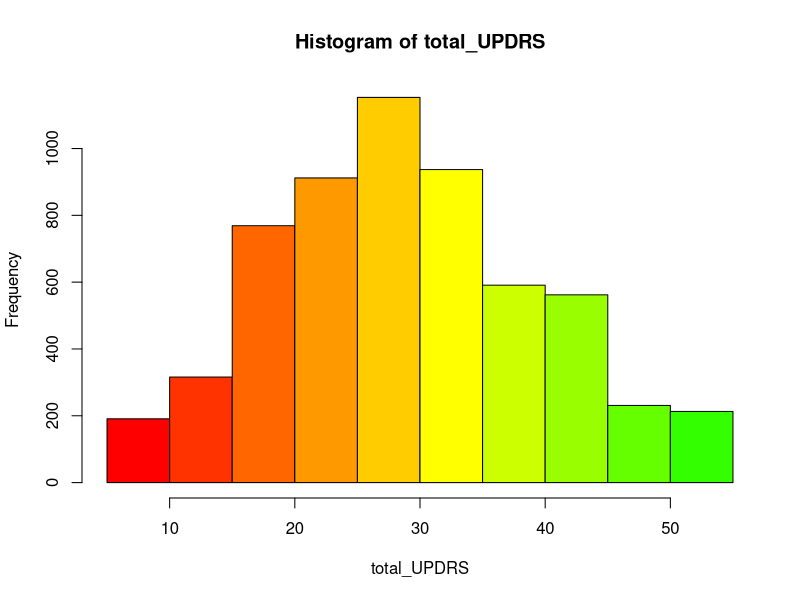
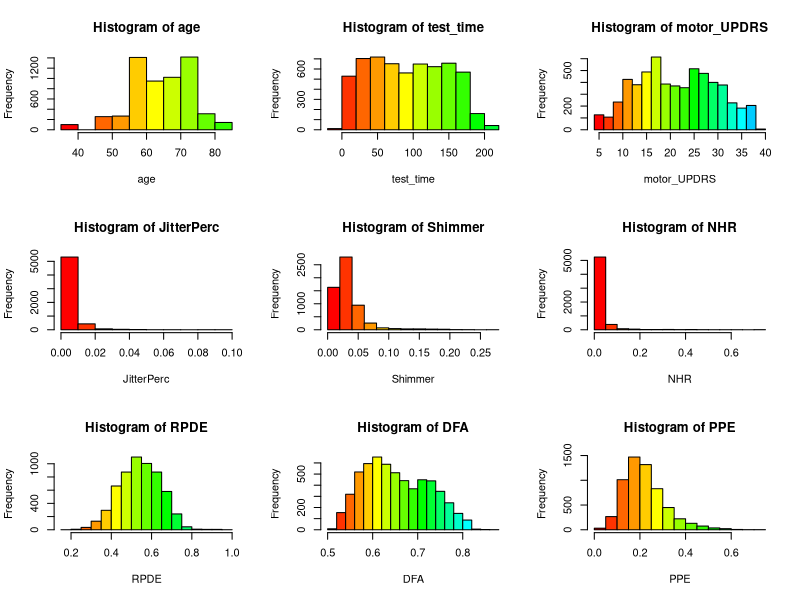
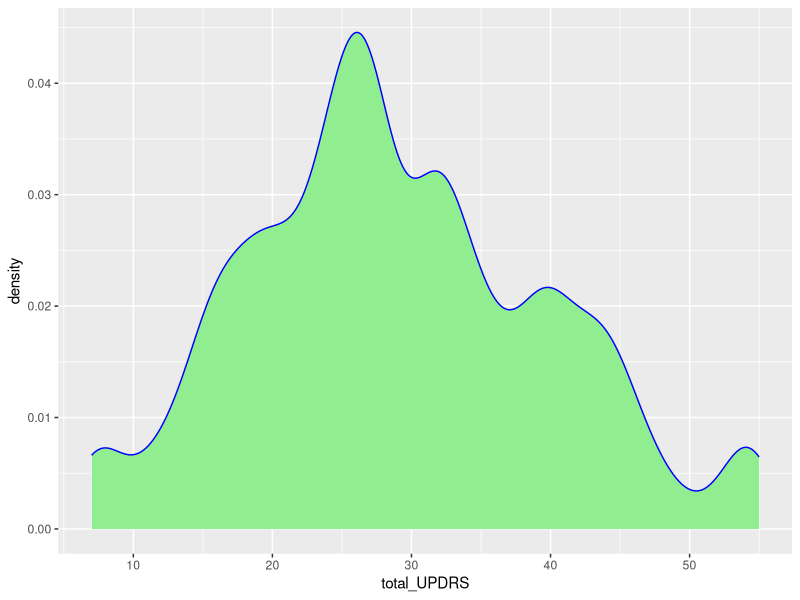
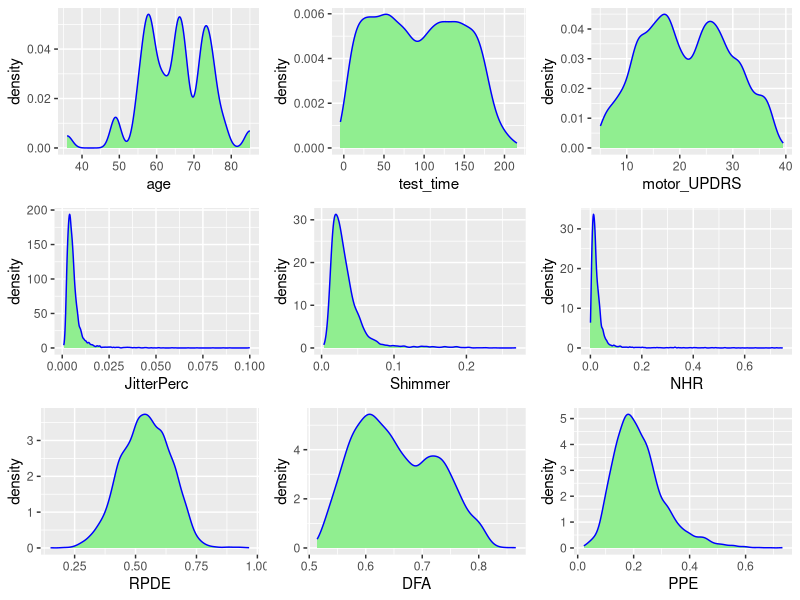
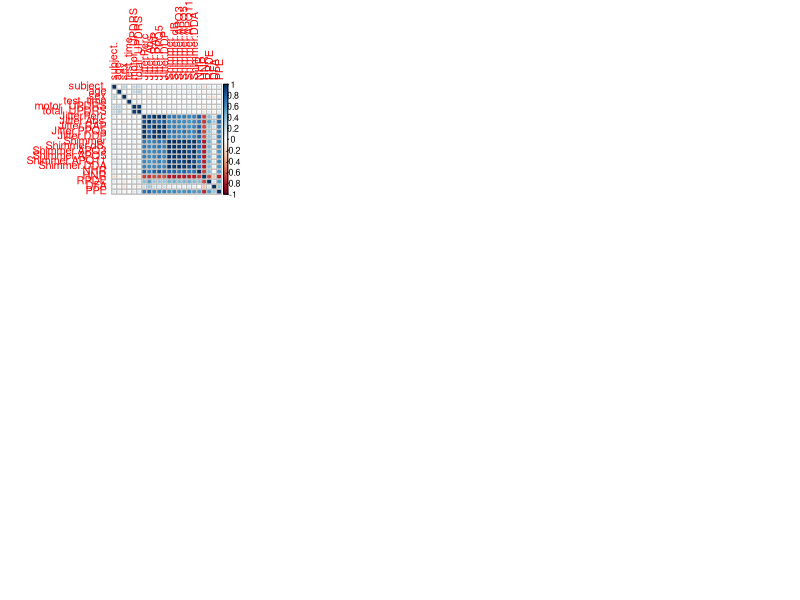

These charts were generated, in order, by the following R code:
## ---- chunk 1
knitr::opts_chunk$set(echo = TRUE)
## ---- chunk 2
library(tidyverse)
library(corrplot)
library(matrixcalc)
library(ggplot2)
library(ggpubr)
dataSet<-read.csv('parkinsons_updrs.csv',header = TRUE)
dataSet<-as_tibble(dataSet)
## ---- chunk 3
apply(dataSet, 2, function(x) any(is.na(x)))
## ---- chunk 4
summary(dataSet)
## ---- chunk 5
gg_b <- ggplot_build(
  ggplot() + geom_histogram(aes(x = dataSet$total_UPDRS))
)
hist(dataSet$total_UPDRS, xlab="total_UPDRS",main="Histogram of total_UPDRS", col = rainbow(dim(gg_b$data[[1]])[1]))
## ---- chunk 6
par(mfrow = c(3,3))
hist(dataSet$age, xlab="age",main="Histogram of age", col = rainbow(dim(gg_b$data[[1]])[1]))
hist(dataSet$test_time, xlab="test_time",main="Histogram of test_time", col = rainbow(dim(gg_b$data[[1]])[1]))
hist(dataSet$motor_UPDRS, xlab="motor_UPDRS",main="Histogram of motor_UPDRS", col = rainbow(dim(gg_b$data[[1]])[1]))
hist(dataSet$JitterPerc, xlab="JitterPerc",main="Histogram of JitterPerc", col = rainbow(dim(gg_b$data[[1]])[1]))
hist(dataSet$Shimmer, xlab="Shimmer",main="Histogram of Shimmer", col = rainbow(dim(gg_b$data[[1]])[1]))
hist(dataSet$NHR, xlab="NHR",main="Histogram of NHR", col = rainbow(dim(gg_b$data[[1]])[1]))
hist(dataSet$RPDE, xlab="RPDE",main="Histogram of RPDE", col = rainbow(dim(gg_b$data[[1]])[1]))
hist(dataSet$DFA, xlab="DFA",main="Histogram of DFA", col = rainbow(dim(gg_b$data[[1]])[1]))
hist(dataSet$PPE, xlab="PPE",main="Histogram of PPE", col = rainbow(dim(gg_b$data[[1]])[1]))
## ---- chunk 7
ggplot(dataSet, aes(total_UPDRS)) + geom_density(color = "blue", fill= "light green") 
## ---- chunk 8
par(mfrow = c(3,3))
p1<-ggplot(dataSet, aes(age)) + geom_density(color = "blue", fill= "light green")
p2<-ggplot(dataSet, aes(test_time)) + geom_density(color = "blue", fill= "light green")
p3<-ggplot(dataSet, aes(motor_UPDRS)) + geom_density(color = "blue", fill= "light green")
p4<-ggplot(dataSet, aes(JitterPerc)) + geom_density(color = "blue", fill= "light green")
p5<-ggplot(dataSet, aes(Shimmer)) + geom_density(color = "blue", fill= "light green")
p6<-ggplot(dataSet, aes(NHR)) + geom_density(color = "blue", fill= "light green")
p7<-ggplot(dataSet, aes(RPDE)) + geom_density(color = "blue", fill= "light green")
p8<-ggplot(dataSet, aes(DFA)) + geom_density(color = "blue", fill= "light green")
p9<-ggplot(dataSet, aes(PPE)) + geom_density(color = "blue", fill= "light green")
ggarrange(p1, p2, p3, p4,p5, p6,p7, p8, p9,nrow = 3, ncol=3)
## ---- chunk 9
corMatrix = cor(dataSet)
corrplot(corMatrix, method = "circle")
